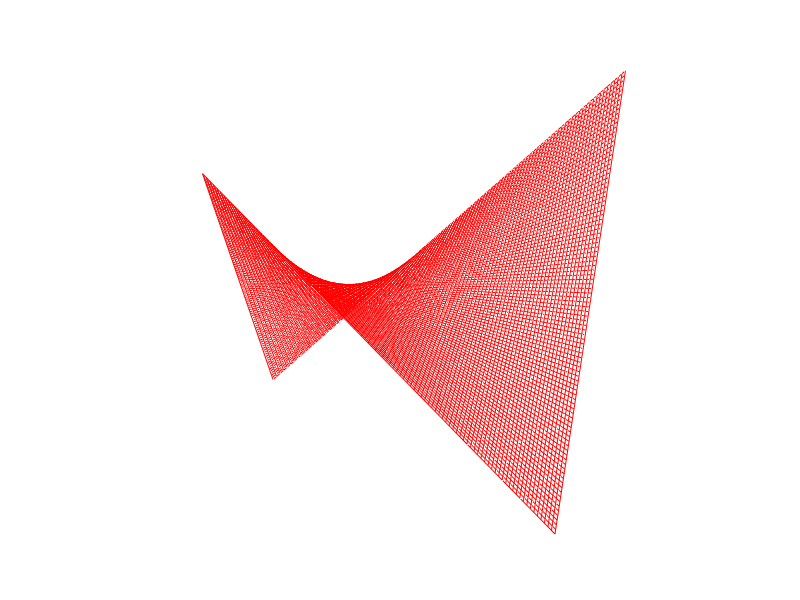

Source code (MATLAB):
%Creater a rendering of a hyperbolic parabaloid using straight lines
%K Wood
%08-Mar-2012

close all;

h1=figure;
hold on;
axis([0 10 0 10 0 10]);
axis equal;
x_range = [0:0.1:10];

%Need two vecotrs of points
vec1=min(x_range)*ones(length(x_range),1)
vec2=max(x_range)*ones(length(x_range),1)
vec11 = [vec1 x_range' x_range']
vec22 = [vec2 x_range' (fliplr(x_range))']

ii=0;
for x=x_range
    ii=ii+1;
    plot3([vec11(ii,1) vec22(ii,1)],[vec11(ii,2) vec22(ii,2)],[vec11(ii,3) vec22(ii,3)] ,'-r','linewidth',0.5);
end

ii=0;
for x=x_range
    ii=ii+1;
    plot3([vec11(ii,2) vec22(ii,2)],[vec11(ii,1) vec22(ii,1)],[vec11(ii,3) vec22(ii,3)] ,'-r','linewidth',0.5);
end
view([1 0.2 0.4]);
axis off;

